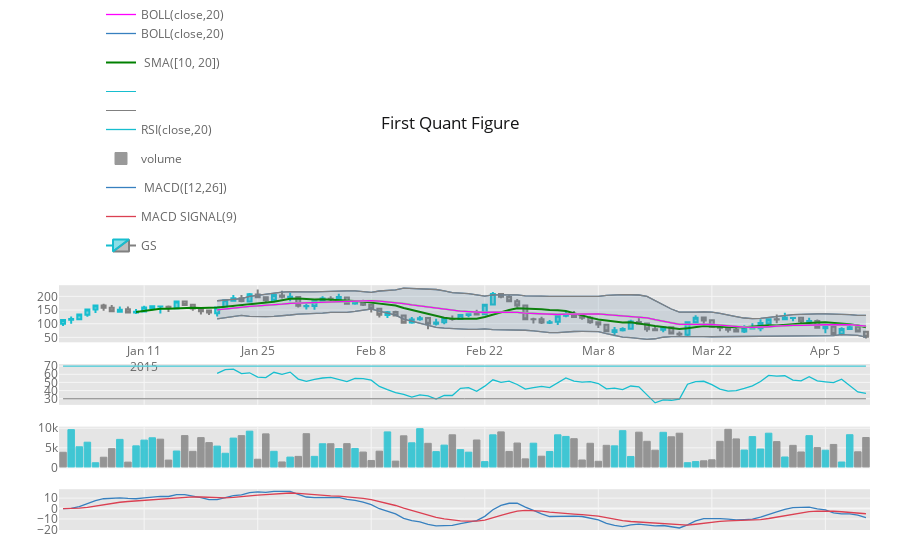

This figure's notebook cell:
### Code cell
qf.add_sma([10,20],width=2,color=['green','lightgreen'],legendgroup=True)
qf.add_rsi(periods=20,color='java')
qf.add_bollinger_bands(periods=20,boll_std=2,colors=['magenta','grey'],fill=True)
qf.add_volume()
qf.add_macd()
qf.iplot()
